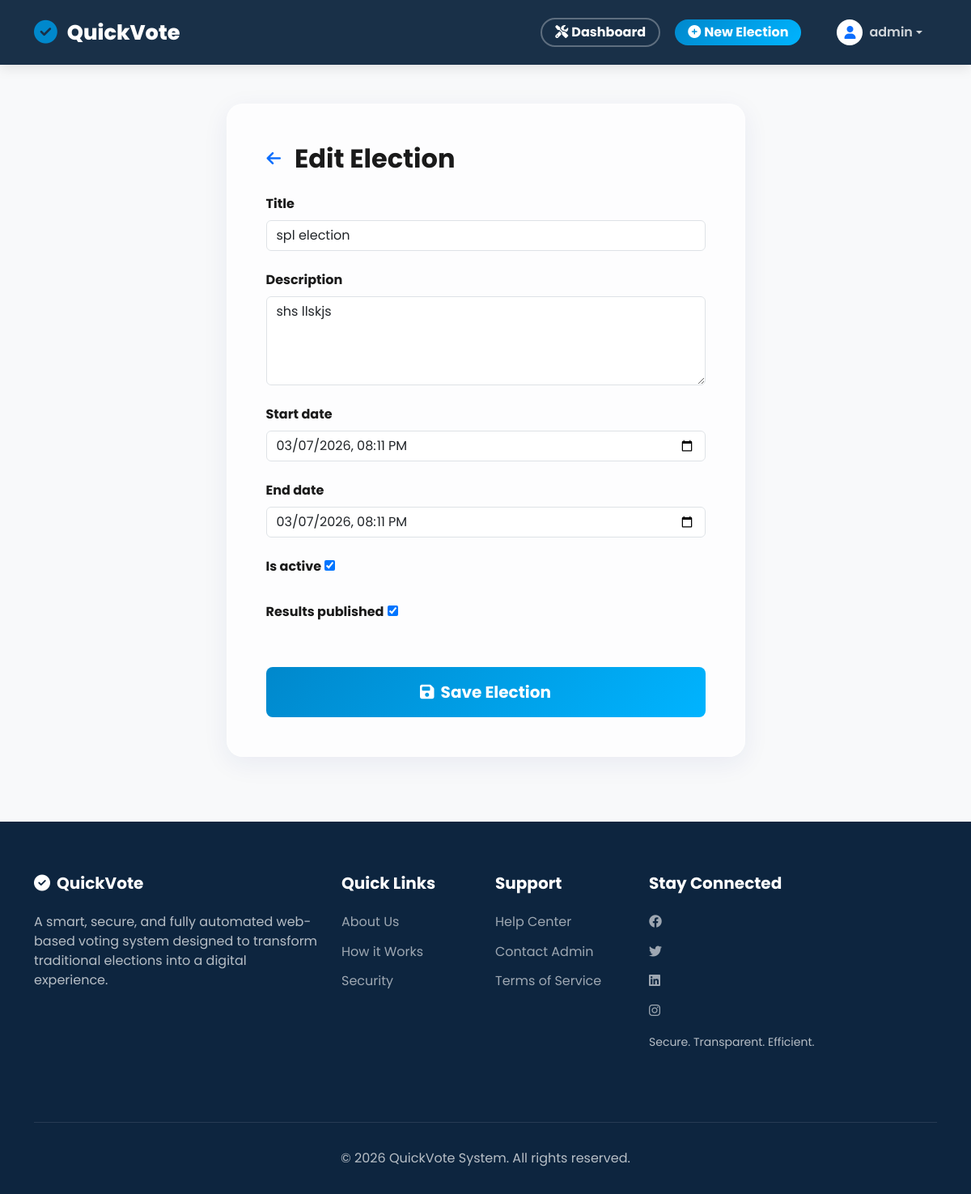
The app's page /election/2/edit/ (signed in), older data.
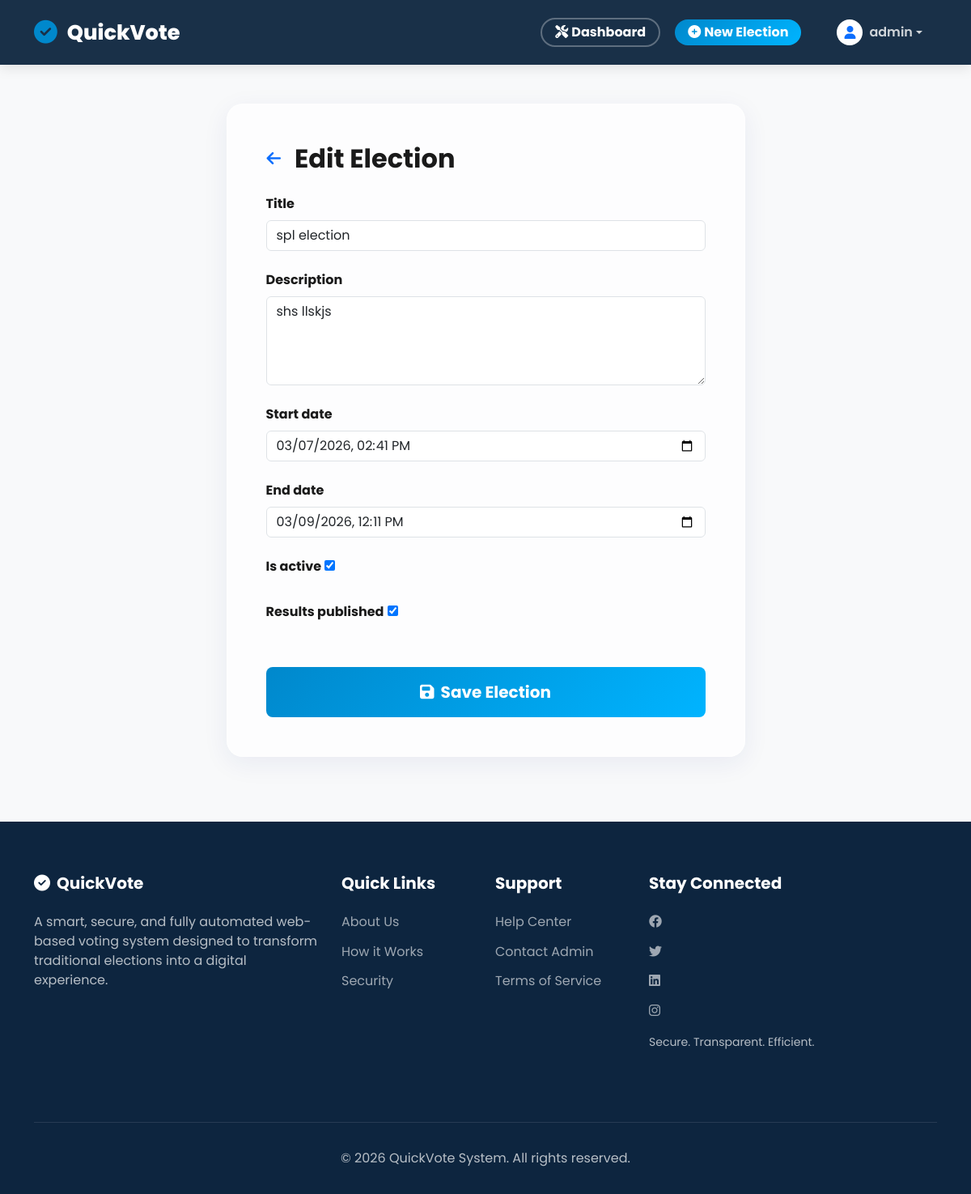
The same page, newer data.
### election/models.py (models this page shows, shortened)
class Election(models.Model):
    title = models.CharField(max_length=200)
    description = models.TextField(blank=True)
    start_date = models.DateTimeField()
    end_date = models.DateTimeField()
    is_active = models.BooleanField(default=True)
    results_published = models.BooleanField(default=False)

### election/views.py (the view)
# urls.py: path('election/<int:election_id>/edit/', views.edit_election, name='edit_election'),
@login_required
@user_passes_test(lambda u: u.role == User.Role.ADMIN)
def edit_election(request, election_id):
    election = get_object_or_404(Election, pk=election_id)
    if request.method == 'POST':
        form = ElectionForm(request.POST, instance=election)
        if form.is_valid():
            form.save()
            messages.success(request, "Election updated successfully!")
            return redirect('admin_dashboard')
    else:
        form = ElectionForm(instance=election)
    return render(request, 'election/election_form.html', {'form': form, 'title': 'Edit Election'})

### election/forms.py (shortened to what this page needs)
class ElectionForm(forms.ModelForm):
    start_date = forms.DateTimeField(
        widget=FlexibleDateTimeInput(),
        input_formats=['%Y-%m-%dT%H:%M', '%Y-%m-%d %H:%M:%S', '%Y-%m-%d %H:%M'],
    )
    end_date = forms.DateTimeField(
        widget=FlexibleDateTimeInput(),
        input_formats=['%Y-%m-%dT%H:%M', '%Y-%m-%d %H:%M:%S', '%Y-%m-%d %H:%M'],
    )
    class Meta:
        model = Election
        fields = ['title', 'description', 'start_date', 'end_date', 'is_active', 'results_published']
        widgets = {
            'description': forms.Textarea(attrs={'rows': 4, 'class': 'form-control'}),
            'title': forms.TextInput(attrs={'class': 'form-control'}),
        }

### election/forms.py (called while the page is built)
    def get_context(self, name, value, attrs):
        now_str = timezone.localtime(timezone.now()).strftime('%Y-%m-%dT%H:%M')
        attrs = attrs or {}
        attrs['min'] = now_str
        return super().get_context(name, value, attrs)

### templates/election/election_form.html (shortened to what this page needs)
{% extends 'base.html' %}
{% block content %}
<div class="row justify-content-center mt-5">
    <div class="col-md-7 animate-up">
        <div class="glass-card p-5">
            <div class="d-flex align-items-center mb-4">
                <a href="{% url 'admin_dashboard' %}" class="btn btn-link text-decoration-none p-0 me-3">
                    <i class="fas fa-arrow-left fa-lg"></i>
                </a>
                <h2 class="fw-bold mb-0">{{ title }}</h2>
            </div>
            <form method="post">
                {% for field in form %}
                <div class="mb-4">
                    <label class="form-label fw-bold">{{ field.label }}</label>
                    {{ field }}
                </div>
                {% endfor %}
                <div class="d-grid mt-5">
                    <button type="submit" class="btn btn-register btn-lg py-3 fw-bold">
                        <i class="fas fa-save me-2"></i>Save Election
                    </button>
                </div>
            </form>
        </div>
    </div>
</div>
{% endblock %}

Row changes from the older to the newer data that the page shows:
changed Election "spl election": start_date "03/07/2026 20:11" → "03/07/2026 14:41"; end_date "03/07/2026 20:11" → "03/09/2026 12:11"
